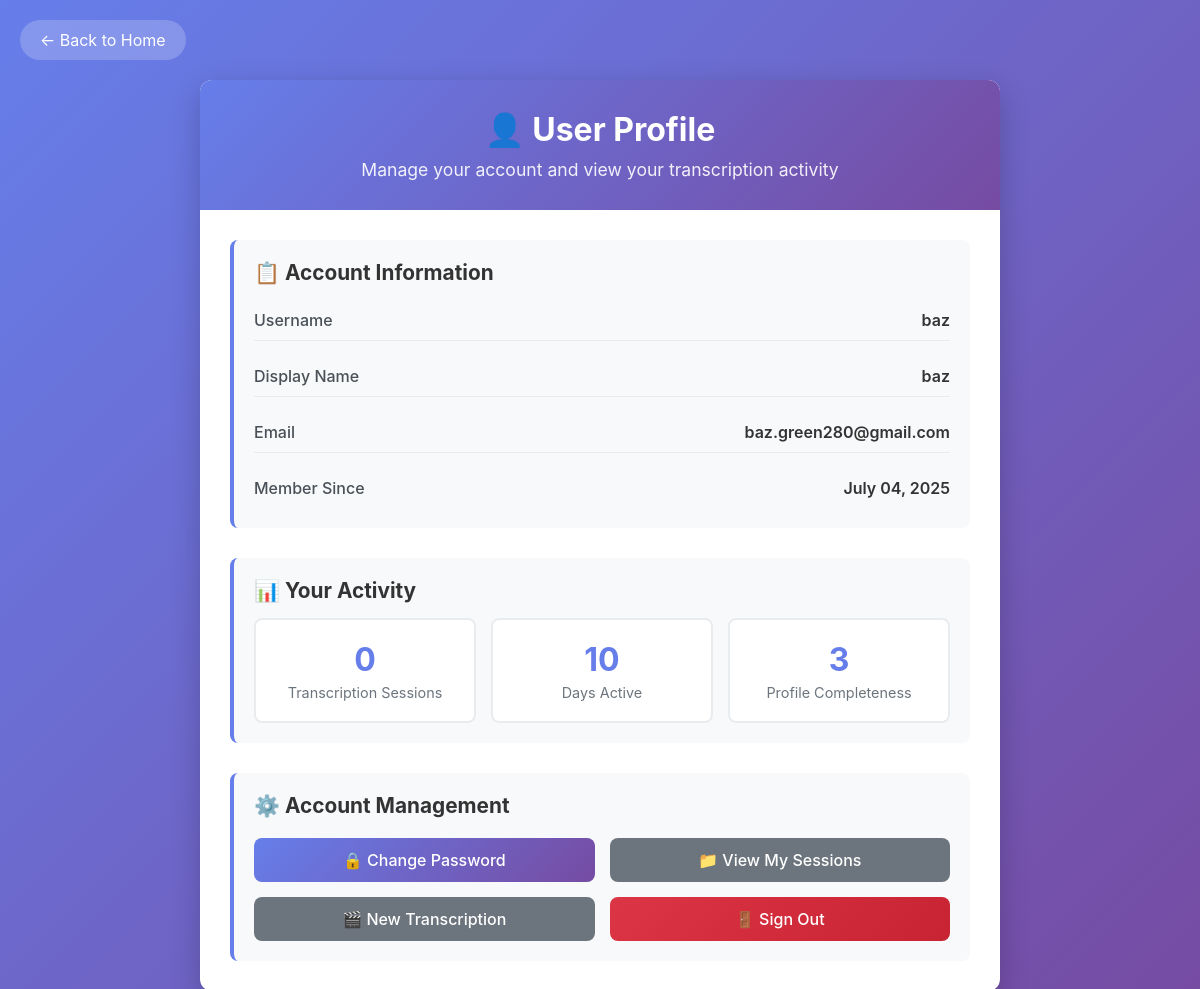
Before: /auth/profile (signed in) with the older database file.
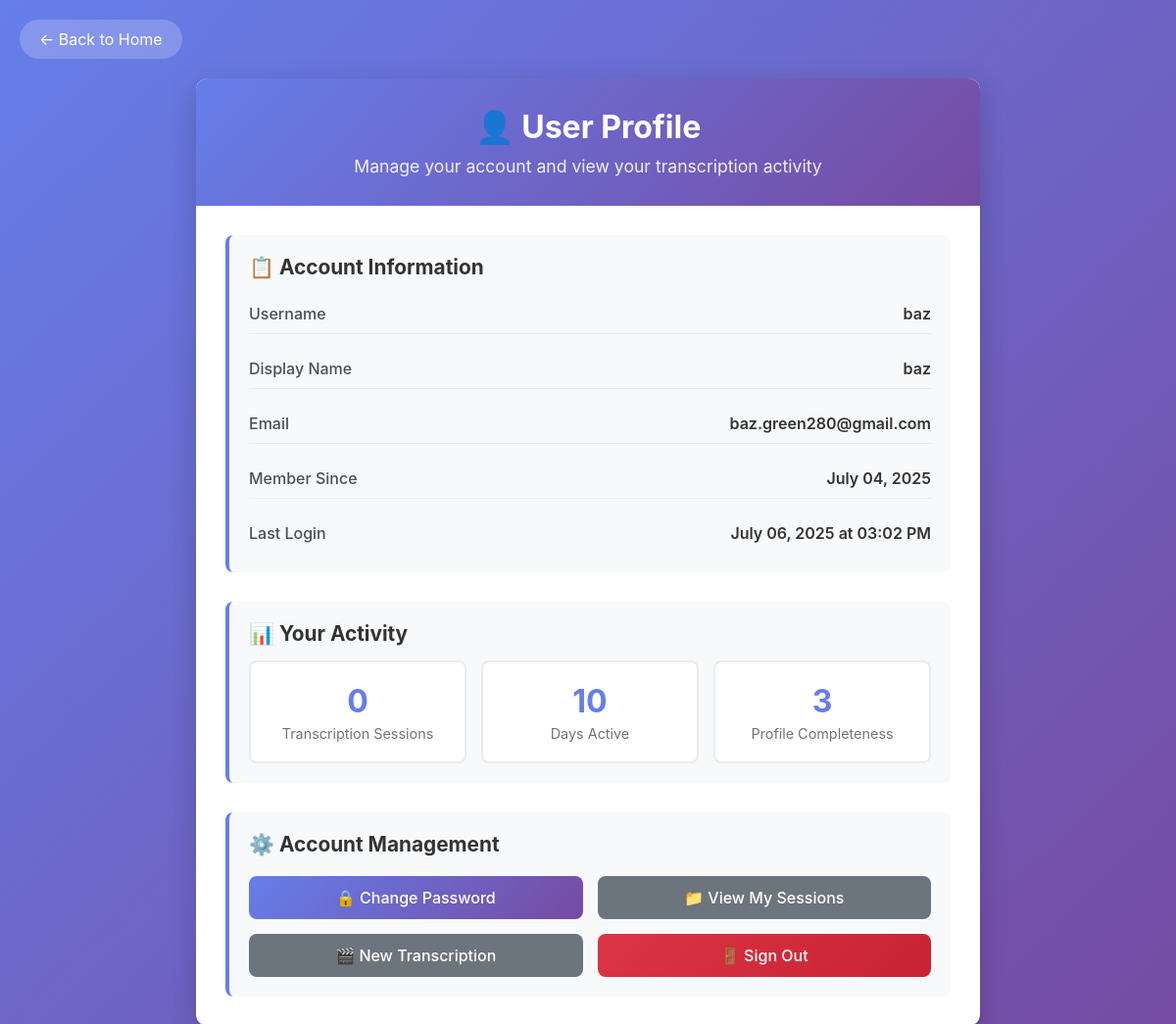
After: the same page with the newer database file.
### src/models/auth.py (models this page shows, shortened)
class User(UserMixin, BaseModel):  # type: ignore
    __tablename__ = "users"
    id = db.Column(db.Integer, primary_key=True)
    username = db.Column(db.String(80), unique=True, nullable=False, index=True)
    email = db.Column(db.String(120), unique=True, nullable=False, index=True)
    password_hash = db.Column(db.String(255), nullable=False)
    display_name = db.Column(db.String(100), nullable=True)
    is_active = db.Column(db.Boolean, default=True, nullable=False)
    created_at = db.Column(db.DateTime, default=datetime.utcnow, nullable=False)
    last_login = db.Column(db.DateTime, nullable=True)
    sessions = db.relationship("UserSession", back_populates="user", lazy="dynamic")
    def get_session_count(self) -> int:
        return self.sessions.count()

### src/routes/auth.py (the view, shortened to what this page needs)
@auth_bp.route("/profile", methods=["GET", "POST"])
@login_required
def profile():
    profile_form = ProfileForm(
        original_email=current_user.email,
        display_name=current_user.display_name,
        email=current_user.email,
    )
    password_form = PasswordChangeForm()
    session_count = current_user.get_session_count()
    return render_template(
        "auth/profile.html",
        profile_form=profile_form,
        password_form=password_form,
        session_count=session_count,
    )

### data/templates/auth/profile.html (shortened to what this page needs)
<!DOCTYPE html>
<html lang="en">
<head>
</head>
<body>
    <div class="back-link">
        <a href="{{ url_for('main.index') }}">← Back to Home</a>
    </div>
    <div class="profile-container">
        <div class="profile-header">
            <h1>👤 User Profile</h1>
            <p>Manage your account and view your transcription activity</p>
        </div>
        <div class="profile-content">
            <div class="profile-sections">
                <div class="profile-section">
                    <h2>📋 Account Information</h2>
                    <div class="profile-info">
                        <div class="info-item">
                            <span class="info-label">Username</span>
                            <span class="info-value">{{ current_user.username }}</span>
                        </div>
                        <div class="info-item">
                            <span class="info-label">Display Name</span>
                            <span class="info-value">{{ current_user.display_name or current_user.username }}</span>
                        </div>
                        <div class="info-item">
                            <span class="info-label">Email</span>
                            <span class="info-value">{{ current_user.email }}</span>
                        </div>
                        <div class="info-item">
                            <span class="info-label">Member Since</span>
                            <span class="info-value">{{ current_user.created_at.strftime('%B %d, %Y') }}</span>
                        </div>
                        {% if current_user.last_login %}
                        <div class="info-item">
                            <span class="info-label">Last Login</span>
                            <span class="info-value">{{ current_user.last_login.strftime('%B %d, %Y at %I:%M %p') }}</span>
                        </div>
                        {% endif %}
                    </div>
                </div>
                <div class="profile-section">
                    <h2>📊 Your Activity</h2>
                    <div class="stats-grid">
                        <div class="stat-card">
                            <div class="stat-number">{{ session_count or 0 }}</div>
                            <div class="stat-label">Transcription Sessions</div>
                        </div>
                        <div class="stat-card">
                            <div class="stat-number">{{ ((current_user.created_at | string).split()[0] | length) or 0 }}</div>
                            <div class="stat-label">Days Active</div>
                        </div>
                        <div class="stat-card">
                            <div class="stat-number">{{ current_user.display_name | length }}</div>
                            <div class="stat-label">Profile Completeness</div>
                        </div>
                    </div>
                </div>
                <div class="profile-section">
                    <h2>⚙️ Account Management</h2>
                    <div class="actions-section">
                        <a href="{{ url_for('auth.change_password') }}" class="action-button">
                            🔒 Change Password
                        </a>
                        <a href="{{ url_for('main.sessions') }}" class="action-button secondary">
                            📁 View My Sessions
                        </a>
                        <a href="{{ url_for('main.index') }}" class="action-button secondary">
                            🎬 New Transcription
                        </a>
                        <a href="{{ url_for('auth.logout') }}" class="action-button danger">
                            🚪 Sign Out
                        </a>
                    </div>
                </div>
            </div>
        </div>
    </div>
</body>
</html>

### data/templates/auth/profile.html (style rules this page uses)
* { margin: 0; padding: 0; box-sizing: border-box; }
body { font-family: -apple-system, BlinkMacSystemFont, 'Segoe UI', Roboto, Oxygen, Ubuntu, Cantarell, sans-serif; background: linear-gradient(135deg, #667eea 0%, #764ba2 100%); min-height: 100vh; color: #333; padding: 20px; }
.profile-container { max-width: 800px; margin: 0 auto; background: white; border-radius: 12px; box-shadow: 0 10px 30px rgba(0, 0, 0, 0.2); overflow: hidden; }
.profile-header { background: linear-gradient(135deg, #667eea 0%, #764ba2 100%); color: white; padding: 30px; text-align: center; }
.profile-header h1 { font-size: 2rem; margin-bottom: 10px; }
.profile-header p { opacity: 0.9; font-size: 1.1rem; }
.profile-content { padding: 30px; }
.profile-sections { display: grid; gap: 30px; }
.profile-section { background: #f8f9fa; border-radius: 8px; padding: 20px; border-left: 4px solid #667eea; }
.profile-section h2 { color: #333; margin-bottom: 15px; font-size: 1.3rem; display: flex; align-items: center; gap: 10px; }
.profile-info { display: grid; gap: 15px; }
.info-item { display: flex; justify-content: space-between; align-items: center; padding: 10px 0; border-bottom: 1px solid #e9ecef; }
.info-item:last-child { border-bottom: none; }
.info-label { font-weight: 500; color: #495057; }
.info-value { color: #333; font-weight: 600; }
.stats-grid { display: grid; grid-template-columns: repeat(auto-fit, minmax(200px, 1fr)); gap: 15px; }
.stat-card { background: white; padding: 20px; border-radius: 8px; text-align: center; border: 2px solid #e9ecef; transition: border-color 0.3s ease; }
.stat-number { font-size: 2rem; font-weight: bold; color: #667eea; margin-bottom: 5px; }
.stat-label { color: #6c757d; font-size: 0.9rem; }
.actions-section { display: grid; grid-template-columns: repeat(auto-fit, minmax(250px, 1fr)); gap: 15px; margin-top: 20px; }
.action-button { display: inline-block; padding: 12px 24px; background: linear-gradient(135deg, #667eea 0%, #764ba2 100%); color: white; text-decoration: none; border-radius: 8px; text-align: center; font-weight: 500; transition: transform 0.2s ease; }
.action-button.secondary { background: #6c757d; }
.action-button.danger { background: linear-gradient(135deg, #dc3545 0%, #c82333 100%); }
.back-link { margin-bottom: 20px; }
.back-link a { color: white; text-decoration: none; display: inline-flex; align-items: center; gap: 8px; padding: 10px 20px; background: rgba(255, 255, 255, 0.2); border-radius: 25px; transition: background 0.3s ease; }

Changed rows visible on the page:
changed User "baz": last_login (not shown) → "July 06, 2025 at 03:02 PM"
Other visible differences:
text now shown: "Last Login"
